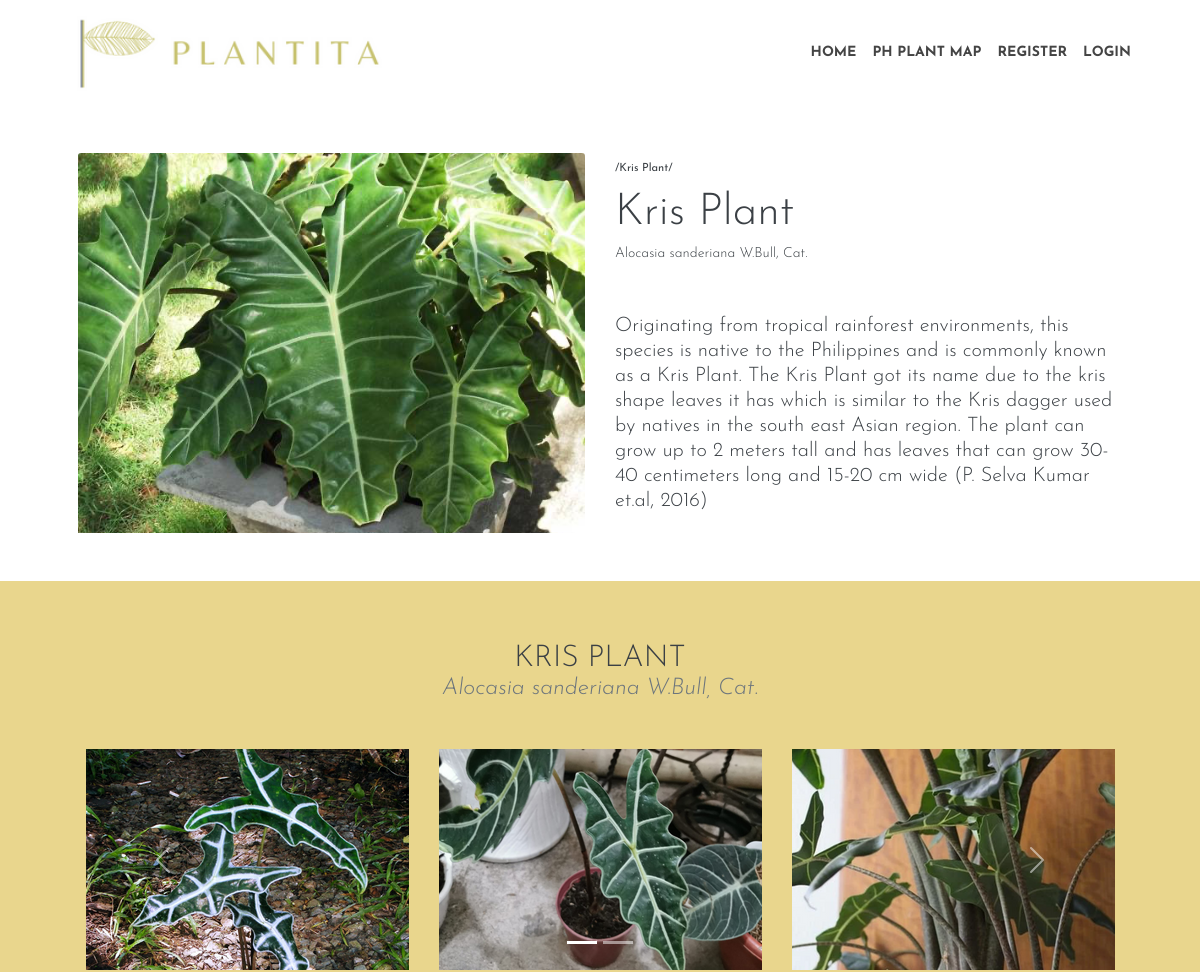
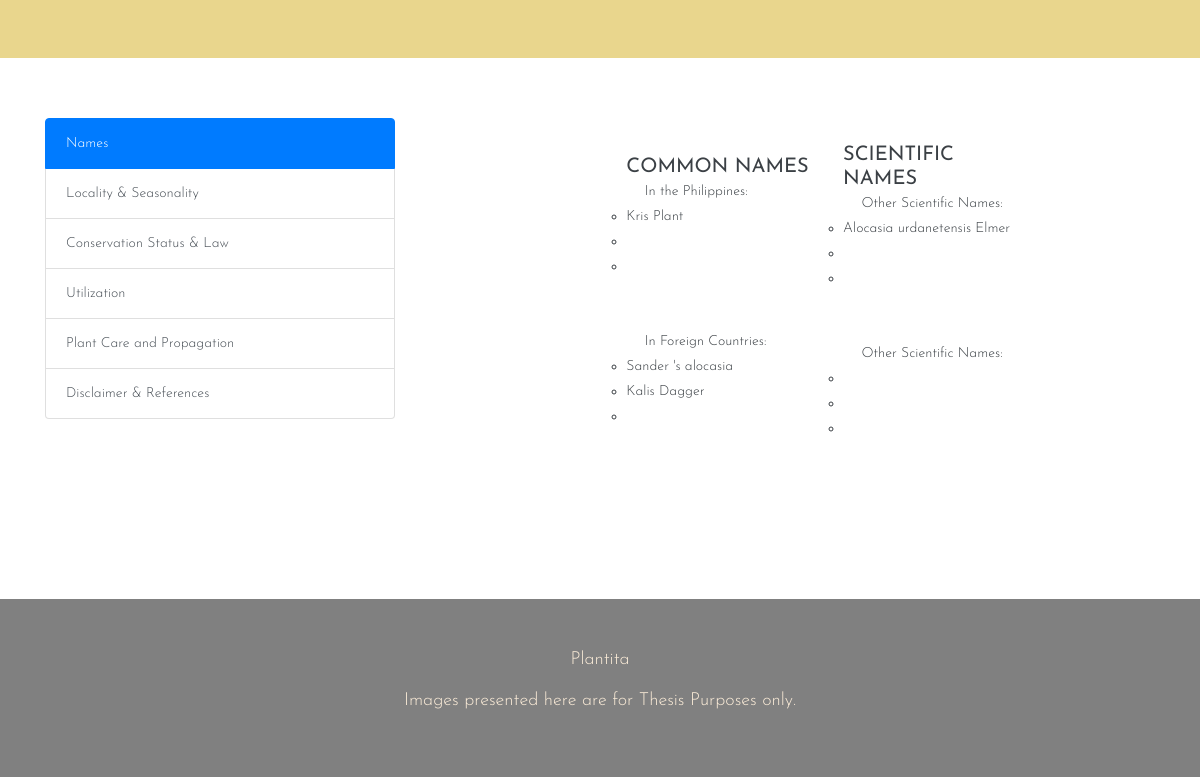
Page /home/kris-plant on the earlier database version (2 pictures, top to bottom).
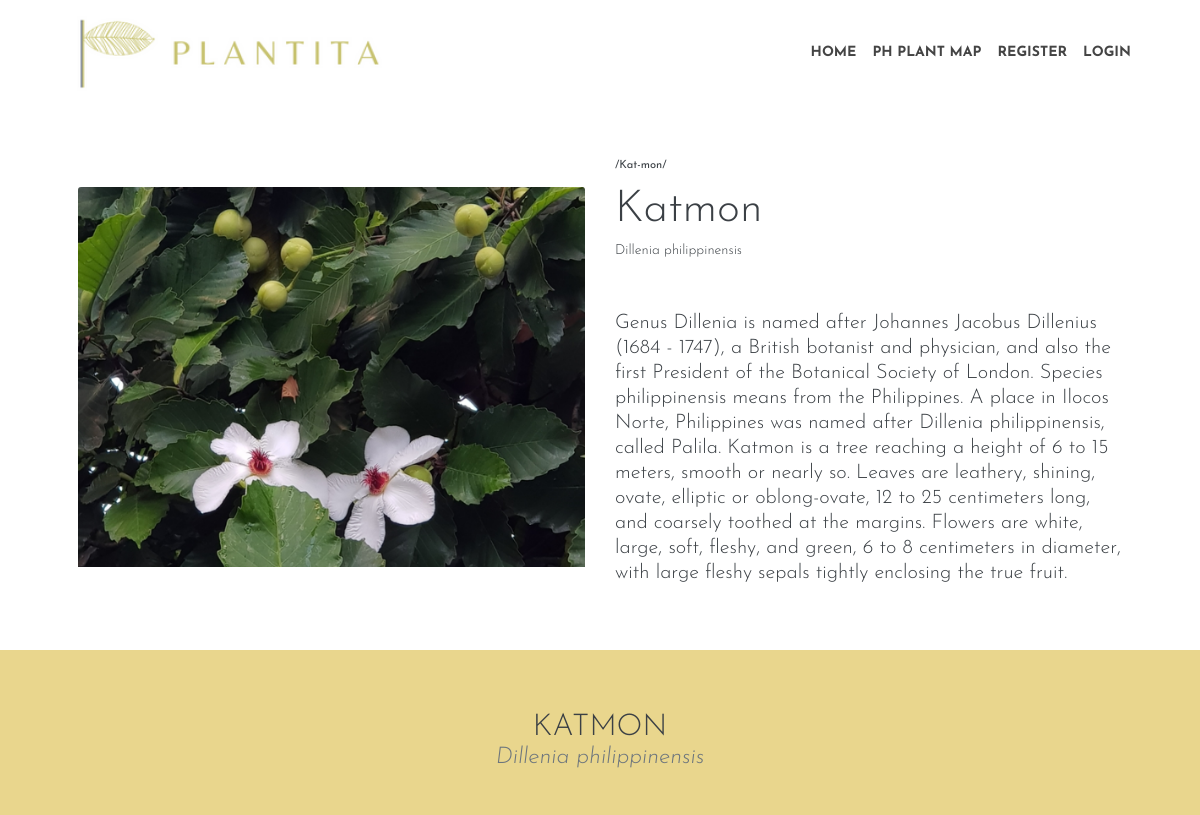
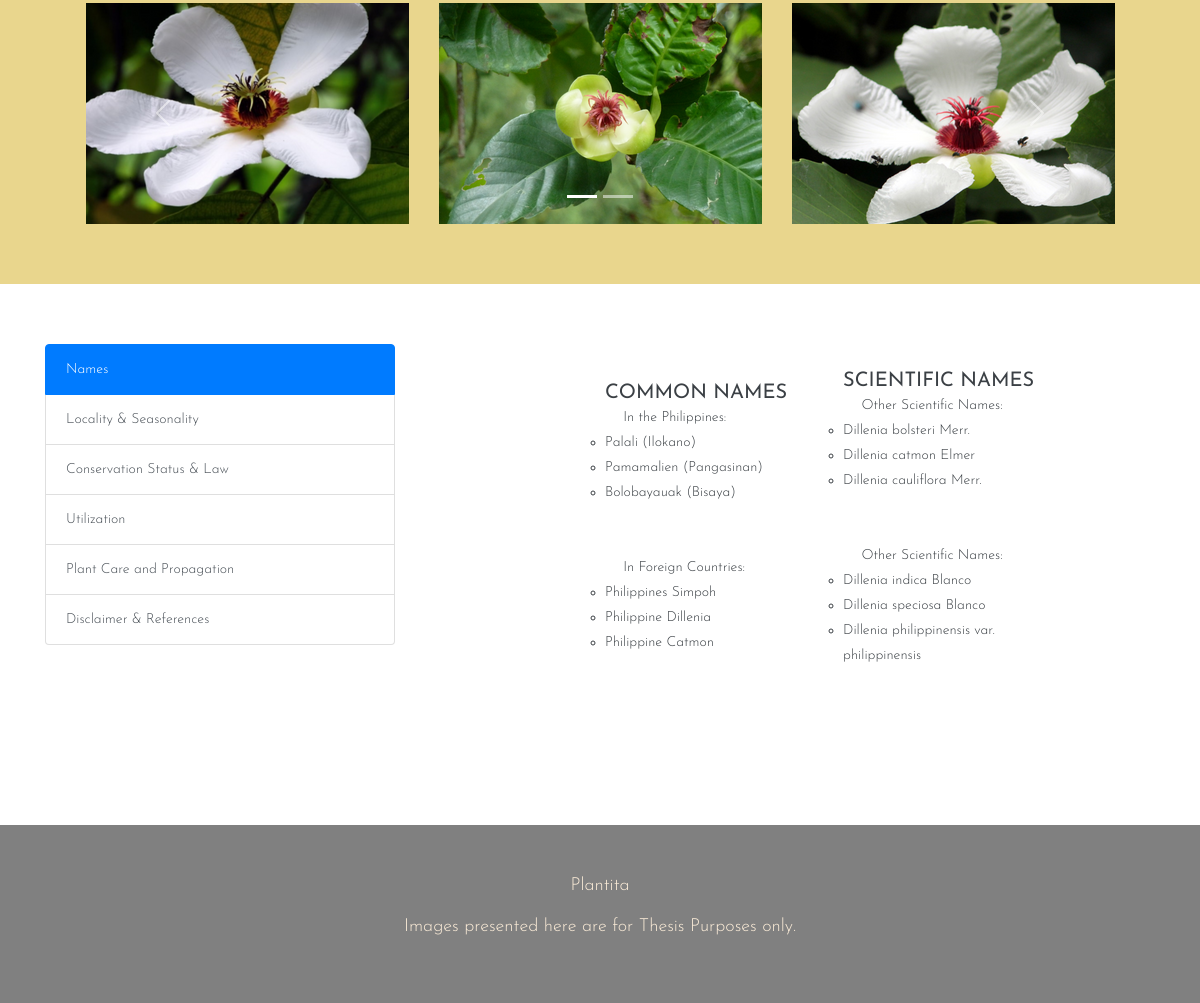
Same page on the later database version (2 pictures, top to bottom).
### home/models.py (models this page shows, shortened)
class Plantsgallery(models.Model):
    class Meta:
        verbose_name_plural = "Plant Galleries"
    title = models.CharField(max_length=200)
    scientific_name = models.CharField(max_length=200, default='')
    slug = models.SlugField(unique=True)
    plant_image = models.ImageField(upload_to='gallery image', default=None)
    pronounciation = models.TextField(default='-')
    botany = models.TextField(default='-')
    common_philippine_name1 = models.CharField(max_length=200, default='', blank=True)
    common_philippine_name2 = models.CharField(max_length=200, default='', blank=True)
    common_philippine_name3 = models.CharField(max_length=200, default='', blank=True)
    common_foreign_name1 = models.CharField(max_length=200, default='', blank=True)
    common_foreign_name2 = models.CharField(max_length=200, default='', blank=True)
    common_foreign_name3 = models.CharField(max_length=200, default='', blank=True)
    sci_philippine_name1 = models.CharField(max_length=200, default='', blank=True)
    sci_philippine_name2 = models.CharField(max_length=200, default='', blank=True)
    sci_philippine_name3 = models.CharField(max_length=200, default='', blank=True)
    sci_foreign_name1 = models.CharField(max_length=200, default='', blank=True)
    sci_foreign_name2 = models.CharField(max_length=200, default='', blank=True)
    sci_foreign_name3 = models.CharField(max_length=200, default='', blank=True)
    distribution = models.CharField(max_length=200, default='', blank=True)
    conservation_status = models.TextField(default='-')
    use_1 = models.TextField(default='-')
    use_2 = models.TextField(default='', blank=True)
    use_3 = models.TextField(default='', blank=True)
    scientific_studies1 = models.TextField(default='-')
    scientific_study_link1 = models.TextField(default='', blank=True)
    scientific_studies2 = models.TextField(default='', blank=True)
    scientific_study_link2 = models.TextField(default='', blank=True)
    scientific_studies3 = models.TextField(default='', blank=True)
    scientific_study_link3 = models.TextField(default='', blank=True)
    light_preference = models.TextField(default='', blank=True)
    water_preference = models.TextField(default='', blank=True)
    propagation_method = models.TextField(default='', blank=True)
    references = models.TextField(default='', blank=True)
    gallery_slider_1_image1 = models.ImageField(upload_to='gallery image', default='-')
    gallery_slider_1_image2 = models.ImageField(upload_to='gallery image', default='-')
    gallery_slider_1_image3 = models.ImageField(upload_to='gallery image', default='-')
    gallery_slider_2_image1 = models.ImageField(upload_to='gallery image', default='-')
    gallery_slider_2_image2 = models.ImageField(upload_to='gallery image', default='-')
    gallery_slider_2_image3 = models.ImageField(upload_to='gallery image', default='-')
    ar_link = models.TextField(default='', blank=True)

### home/views.py (the view)
# urls.py: path('home/<slug:home_slug>', views.plant_details, name="plant_details"),
def plant_details(request, home_slug):
    try:
        selected_gallery = Plantsgallery.objects.get(slug=home_slug)
        return render(request, 'home/plant_details.html',{
            'plant_found' : True,
            'pg': selected_gallery,
        })
    except Exception as exc:
        return render(request, 'home/plant_details.html',
        {
            'plant_found': False
        })

### home/templates/home/plant_details.html (shortened to what the changed rows need)
{% extends 'home/base.html' %}
{% load static %}
{% block plant_webpage %}
    {% if plant_found %}
            <section class="py-6">
                    <div class="container px-4 px-lg-5 my-5">
                        <div class="row gx-4 gx-lg-5 align-items-center">
                            <div class="col-md-6">
                                <img class="card-img-top mb-5 mb-md-0" src="{{ pg.plant_image.url }}" alt="..." />
                            </div>
                            <div class="col-md-6">
                                <div class="small mb-1">{{ pg.pronounciation }}</div>
                                <h1 class="display-5 fw-bolder">{{ pg.title }}</h1>
                                <div class="fs-5 mb-5">
                                    <span>{{ pg.scientific_name }}</span>
                                </div>
                                <p class="lead">{{ pg.botany }}</p>
                            </div>
                        </div>
                    </div>
            </section>
            <section style="background-color: rgba(210, 169, 17, 0.478);" style="padding-top: 5%; padding-bottom: 5%;">
                                <div class="container-sm" style="padding-top: 5%; padding-bottom: 5%;">
                                    <div class="row justify-content-center" style="margin: 0 2%;">
                                        <div class="text-center">
                                            <h2 class="section-heading text-uppercase">{{ pg.title }}</h2>
                                            <h3 class="section-subheading text-muted fs-5 mb-5"><i>{{ pg.scientific_name }}</i></h3>
                                        </div>
                                        <div id="carouselExampleIndicators" class="carousel slide" data-ride="carousel">
                                            <ol class="carousel-indicators">
                                            <li data-target="#carouselExampleIndicators" data-slide-to="0" class="active"></li>
                                            <li data-target="#carouselExampleIndicators" data-slide-to="1"></li>
                                            </ol>
                                            <div class="carousel-inner">
                                                <div class="carousel-item active">
                                                    <div class="row">
                                                        <div class="gallery-item" style="margin-left: auto; margin-right: auto; display: flex; align-items: center; justify-content: center;">
                                                            <div class="col-sm-4"><img src="{{ pg.gallery_slider_1_image1.url }}" class="d-block w-100" alt="..."></div>
                                                            <div class="col-sm-4"><img src="{{ pg.gallery_slider_1_image2.url }}" class="d-block w-100" alt="..."></div>
                                                            <div class="col-sm-4"><img src="{{ pg.gallery_slider_1_image3.url }}" class="d-block w-100" alt="..."></div>
                                                        </div>
                                                    </div>
                                                </div>
                                            </div>
                                            <a class="carousel-control-prev" href="#carouselExampleIndicators" role="button" data-slide="prev">
                                            <span class="carousel-control-prev-icon" aria-hidden="true"></span>
                                            </a>
                                            <a class="carousel-control-next" href="#carouselExampleIndicators" role="button" data-slide="next">
                                            <span class="carousel-control-next-icon" aria-hidden="true"></span>
                                            </a>
                                        </div>
                                    </div>
                                </div>
            </section>
            <section class="py-6" style="padding-top: 5%; padding-bottom: 8%;">
                            <div class="container-sm" style="width: auto;">
                                <div class="bd-info" role="tabpanel">
                                    <div class="row" style="flex: auto;">
                                        <div class="col-lg-4 col-sm-4 mb-4">
                                            <div class="list-group" id="myList" role="tablist">
                                                <a class="list-group-item list-group-item-action active" data-toggle="list" href="#names" role="tab">Names</a>
                                                <a class="list-group-item list-group-item-action" data-toggle="list" href="#local" role="tab">Locality & Seasonality</a>
                                                <a class="list-group-item list-group-item-action" data-toggle="list" href="#conserv" role="tab">Conservation Status & Law</a>
                                                <a class="list-group-item list-group-item-action" data-toggle="list" href="#util" role="tab">Utilization</a>
                                                <a class="list-group-item list-group-item-action" data-toggle="list" href="#care" role="tab">Plant Care and Propagation</a>
                                                <a class="list-group-item list-group-item-action" data-toggle="list" href="#disclaimer" role="tab">Disclaimer & References</a>
                                            </div>
                                        </div>
                                        <div class="col-lg-8 col-sm-6 mb-8" style="padding-left: 8%;">
                                            <div class="tab-content">
                                                <div class="tab-pane show active" id="names" role="tabpanel">
                                                    <div class="row">
                                                        <div class="gallery-item" style="margin-left: auto; margin-right: auto; display: flex; align-items: center; justify-content: center;">
                                                        <div class="col-sm-6">
                                                            <ul class="list-inline">
                                                                <li>
                                                                    <br>
                                                                    <h5><strong>COMMON NAMES</strong></h5>
                                                                    <li>
                                                                        &emsp;
                                                                        In the Philippines:
                                                                    </li>
                                                                    <ul style="list-style-type:circle">
                                                                        <li>{{ pg.common_philippine_name1 }}</li>
                                                                        <li>{{ pg.common_philippine_name2 }}</li>
                                                                        <li>{{ pg.common_philippine_name3 }}</li>
                                                                    </ul>
                                                                    <br></br>
                                                                    <li>
                                                                        &emsp;
                                                                        In Foreign Countries:
                                                                    </li>
                                                                    <ul style="list-style-type:circle">
                                                                        <li>{{ pg.common_foreign_name1 }}</li>
                                                                        <li>{{ pg.common_foreign_name2 }}</li>
                                                                        <li>{{ pg.common_foreign_name3 }}</li>
                                                                    </ul>
                                                                </li>
                                                            </ul>
                                                        </div>
                                                        <div class="col-sm-6 ">
                                                            <ul class="list-inline">
                                                                <li>
                                                                    <br>
                                                                    <h5><strong>SCIENTIFIC NAMES</strong></h5>
                                                                    <li>
                                                                        &emsp;
                                                                        Other Scientific Names:
                                                                    </li>
                                                                    <ul style="list-style-type:circle">
                                                                        <li>{{ pg.sci_philippine_name1 }}</li>
                                                                        <li>{{ pg.sci_philippine_name2 }}</li>
                                                                        <li>{{ pg.sci_philippine_name3 }}</li>
                                                                    </ul>
                                                                    <br></br>
                                                                    <li>
                                                                        &emsp;
                                                                        Other Scientific Names:
                                                                    </li>
                                                                    <ul style="list-style-type:circle">
                                                                        <li>{{ pg.sci_foreign_name1 }}</li>
                                                                        <li>{{ pg.sci_foreign_name2 }}</li>
                                                                        <li>{{ pg.sci_foreign_name3 }}</li>
                                                                    </ul>
                                                                </li>
                                                            </ul>
                                                        </div>
                                                        </div>
                                                    </div>
                                                </div>
                                            </div>
                                        </div>
                                    </div>
                                </div>
                            </div>
            </section>
    {% endif %}
{% endblock %}

Differences in the rows shown:
no longer on this page (row edited): Plantsgallery: plant_image (picture), pronounciation "/Kris Plant/", title "Kris Plant", scientific_name "Alocasia sanderiana W.Bull, Cat.", botany "Originating from tropical rainforest environments, this species is native to the Philippines and is commonly known as a Kris Plant. The Kris Plant got its name due to the kris shape leaves it has which is similar to the Kris dagger used by natives in the south east Asian region. The plant can grow up to 2 meters tall and has leaves that can grow 30-40 centimeters long and 15-20 cm wide (P. Selva Kumar et.al, 2016)", title "KRIS PLANT", gallery_slider_1_image1 (picture), gallery_slider_1_image2 (picture), gallery_slider_1_image3 (picture), common_philippine_name1 "Kris Plant", common_foreign_name1 "Sander 's alocasia", common_foreign_name2 "Kalis Dagger", sci_philippine_name1 "Alocasia urdanetensis Elmer"
now on this page (row edited): Plantsgallery: plant_image (picture), pronounciation "/Kat-mon/", title "Katmon", scientific_name "Dillenia philippinensis", botany "Genus Dillenia is named after Johannes Jacobus Dillenius (1684 - 1747), a British botanist and physician, and also the first President of the Botanical Society of London. Species philippinensis means from the Philippines. A place in Ilocos Norte, Philippines was named after Dillenia philippinensis, called Palila. Katmon is a tree reaching a height of 6 to 15 meters, smooth or nearly so. Leaves are leathery, shining, ovate, elliptic or oblong-ovate, 12 to 25 centimeters long, and coarsely toothed at the margins. Flowers are white, large, soft, fleshy, and green, 6 to 8 centimeters in diameter, with large fleshy sepals tightly enclosing the true fruit.", title "KATMON", gallery_slider_1_image1 (picture), gallery_slider_1_image2 (picture), gallery_slider_1_image3 (picture), common_philippine_name1 "Palali (Ilokano)", common_philippine_name2 "Pamamalien (Pangasinan)", common_philippine_name3 "Bolobayauak (Bisaya)", common_foreign_name1 "Philippines Simpoh", common_foreign_name2 "Philippine Dillenia", common_foreign_name3 "Philippine Catmon", sci_philippine_name1 "Dillenia bolsteri Merr.", sci_philippine_name2 "Dillenia catmon Elmer", sci_philippine_name3 "Dillenia cauliflora Merr.", sci_foreign_name1 "Dillenia indica Blanco", sci_foreign_name2 "Dillenia speciosa Blanco", sci_foreign_name3 "Dillenia philippinensis var. philippinensis"
